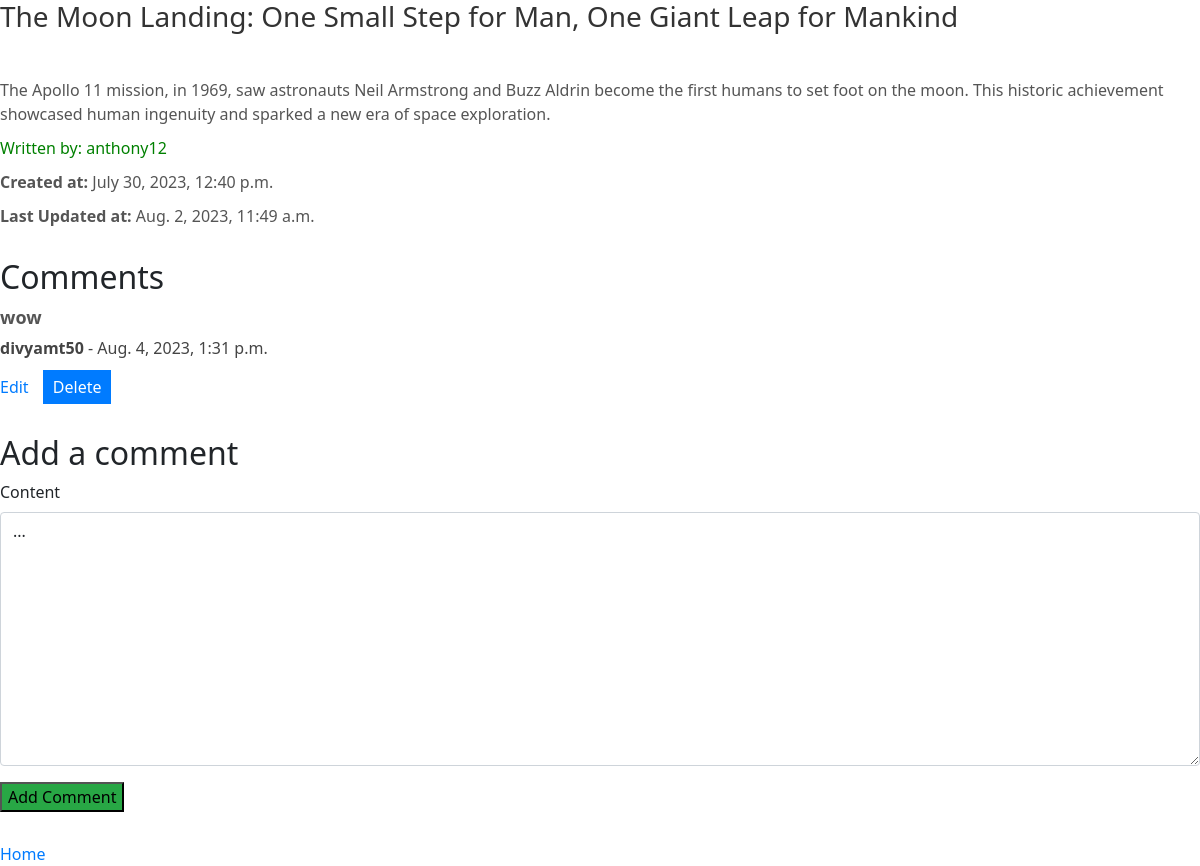
/blogs/7/ (signed in), run on the app's committed database.
### app/models.py (models this page shows, shortened)
class Blog(models.Model):
    title = models.CharField(max_length=100)
    content = models.TextField()
    owner = models.ForeignKey(settings.AUTH_USER_MODEL, on_delete=models.CASCADE)
    created_at = models.DateTimeField(auto_now_add=True)
    last_updated = models.DateTimeField(auto_now=True)
    image = models.ImageField(upload_to='blog_images/', blank=True, null=True)

class CustomUser(AbstractUser):
    pass

class Comment(models.Model):
    user = models.ForeignKey(CustomUser, on_delete=models.CASCADE)
    blog = models.ForeignKey('Blog', related_name='comments', on_delete=models.CASCADE)
    content = models.TextField(default="...")
    created_at = models.DateTimeField(auto_now_add=True)
    last_updated = models.DateTimeField(auto_now=True)

### app/views.py (the view)
# urls.py: path('blogs/<int:pk>/', BlogDetailView.as_view(), name = 'blog_detail'),
class BlogDetailView(LoginRequiredMixin,DetailView):
    model = Blog
    template_name = 'app/blog_detail.html'
    context_object_name = 'blog'
    pk_url_kwarg = 'pk'
    login_url = '/login/'
    def get_context_data(self, **kwargs):
        context = super().get_context_data(**kwargs)
        blog = context['blog']
        context['comments'] = Comment.objects.filter(blog = blog)
        context['comment_form'] = CommentForm()
        return context

### app/forms.py
class CommentForm(forms.ModelForm):
    class Meta:
        model = Comment
        fields = ['content']
    def __init__(self, *args, **kwargs):
        super().__init__(*args, **kwargs)
        self.fields['content'].required = False

### app/templates/app/blog_detail.html (shortened to what this page needs)
{% extends 'app/base.html' %}
{% block content %}
{% load crispy_forms_tags %}
<h1>{{ blog.title }}</h1>
<br>
<p>{{ blog.content }}</p>
<p style="color: green;">Written by: {{ blog.owner.username }}</p>
<p><strong>Created at:</strong> {{ blog.created_at }}</p>
<p><strong>Last Updated at:</strong> {{ blog.last_updated }}</p>
<div class="comment-section">
    <h2>Comments</h2>
    {% for comment in comments %}
        <div class="comment">
            <p class="comment-content">{{ comment.content }}</p>
            <p class="comment-info">
                <strong>{{ comment.user.username }}</strong> - {{ comment.created_at }}
            </p>
            {% if comment.user == request.user %}
                <a href="{% url 'edit_comment' pk=comment.pk %}">Edit</a>
                <form method="post" action="{% url 'delete_comment' pk=comment.pk %}">
                    <button type="submit">Delete</button>
                </form>
            {% endif %}
        </div>
    {% empty %}
        <p>No comments yet</p>
    {% endfor %}
</div>
<div class="add-comment-section">
    <h2>Add a comment</h2>
    <form method="post" enctype="multipart/form-data" action="{% url 'add_comment' pk=blog.pk %}">
        {{ comment_form|crispy }}
        <button type="submit">Add Comment</button>
    </form>
</div>
<div class="home-link">
    <a href="{% url 'blog_list' %}">Home</a>
</div>
{% endblock %}

### app/templates/app/blog_detail.html (style rules this page uses)
h1 { color: #333; font-size: 28px; margin-bottom: 20px; }
p { color: #555; font-size: 16px; margin-bottom: 10px; }
.comment-section { margin-top: 30px; }
.comment-section p.comment-content { font-size: 18px; font-weight: bold; margin-bottom: 5px; }
.comment-section p.comment-info { font-size: 16px; color: #444; margin-bottom: 10px; }
.comment-section a { color: #007bff; text-decoration: none; margin-right: 10px; }
.comment-section form { display: inline-block; }
.comment-section button { background-color: #007bff; color: #fff; border: none; padding: 5px 10px; cursor: pointer; }
.add-comment-section { margin-top: 30px; }
.add-comment-section button { background-color: #28a745; }
.home-link { display: block; margin-top: 30px; }
.home-link a { color: #007bff; text-decoration: none; }
.comment-section .comment { margin-bottom: 20px; }

### data on the page
Blog: content "The Apollo 11 mission, in 1969, saw astronauts Neil Armstrong and Buzz Aldrin become the first humans to set foot on the moon. This historic achievement showcased human ingenuity and sparked a new era of space exploration.", owner.username "anthony12", created_at "July 30, 2023, 12:40 p.m.", last_updated "Aug. 2, 2023, 11:49 a.m."
Comment: content "wow", user.username "divyamt50", created_at "Aug. 4, 2023, 1:31 p.m.", shows "Edit"
